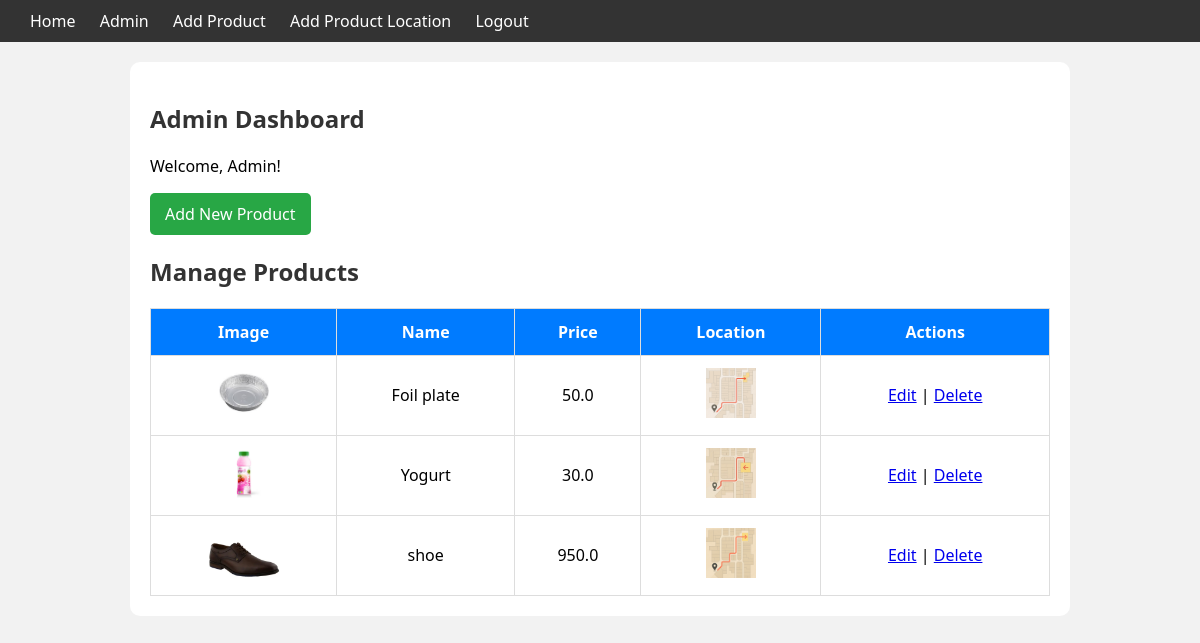
The page /admin (signed in) on the database its author committed.
### tables this page shows
CREATE TABLE products (
            id INTEGER PRIMARY KEY AUTOINCREMENT,
            name TEXT,
            price REAL,
            image TEXT,
            location_image TEXT,
            rpath TEXT
        );

### app.py (the view)
@app.route('/admin')
def admin_dashboard():
    db = get_db()
    products = db.execute('SELECT * FROM products').fetchall()
    return render_template('admin_dashboard.html', products=products)

### app.py (called while the page is built)
def get_db():
    conn = sqlite3.connect('ecommerce.db')
    conn.row_factory = sqlite3.Row
    return conn

### templates/admin_dashboard.html (shortened to what this page needs)
{% extends "layout.html" %}
{% block content %}
<h2>Admin Dashboard</h2>
<p>Welcome, {{ session['user']['name'] }}!</p>
<a href="/add_product" class="btn">Add New Product</a>
<h2>Manage Products</h2>
<table border="1" cellpadding="10">
  <tr>
    <th>Image</th>
    <th>Name</th>
    <th>Price</th>
    <th>Location</th>
    <th>Actions</th>
  </tr>
  {% for product in products %}
  <tr>
    <td><img src="{{ url_for('static', filename='uploads/' + product.image) }}" height="50"></td>
    <td>{{ product.name }}</td>
    <td>{{ product.price }}</td>
    <td>
      {% if product.location_image %}
        <img src="{{ url_for('static', filename='locations/' + product.location_image) }}" height="50">
      {% else %}
        Not Set
      {% endif %}
    </td>
    <td>
      <a href="/edit_product/{{ product.id }}">Edit</a> |
      <a href="/delete_product/{{ product.id }}" onclick="return confirm('Delete this product?')">Delete</a>
    </td>
  </tr>
  {% endfor %}
</table>
{% endblock %}

### static/style.css (style rules this page uses)
body { font-family: 'Segoe UI', Tahoma, Geneva, Verdana, sans-serif; background: #f2f2f2; margin: 0; padding: 0; }
table { width: 100%; border-collapse: collapse; margin-top: 20px; }
table, th, td { border: 1px solid #ddd; }
th, td { padding: 12px; text-align: center; }
th { background-color: #007BFF; color: white; }
.btn { display: inline-block; padding: 10px 15px; color: white; background-color: #28a745; border-radius: 5px; text-decoration: none; }
h1, h2, h3 { color: #333; }

### rows shown on the page
products: image (picture), name "Foil plate", price "50.0", location_image (picture)
products: image (picture), name "Yogurt", price "30.0", location_image (picture)
products: image (picture), name "shoe", price "950.0", location_image (picture)

### other values the page prints
{{ session['user']['name'] }} "Admin"
